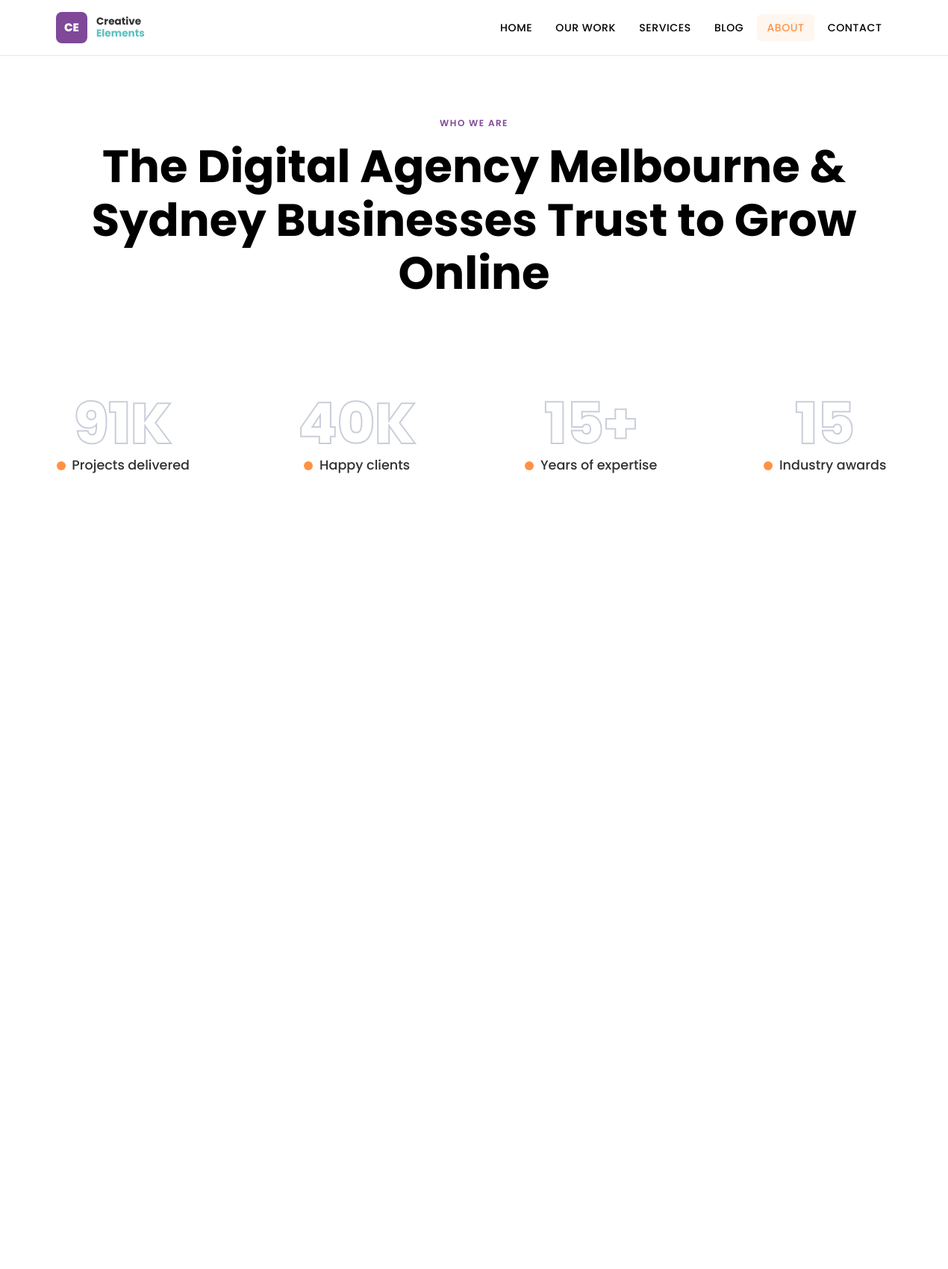
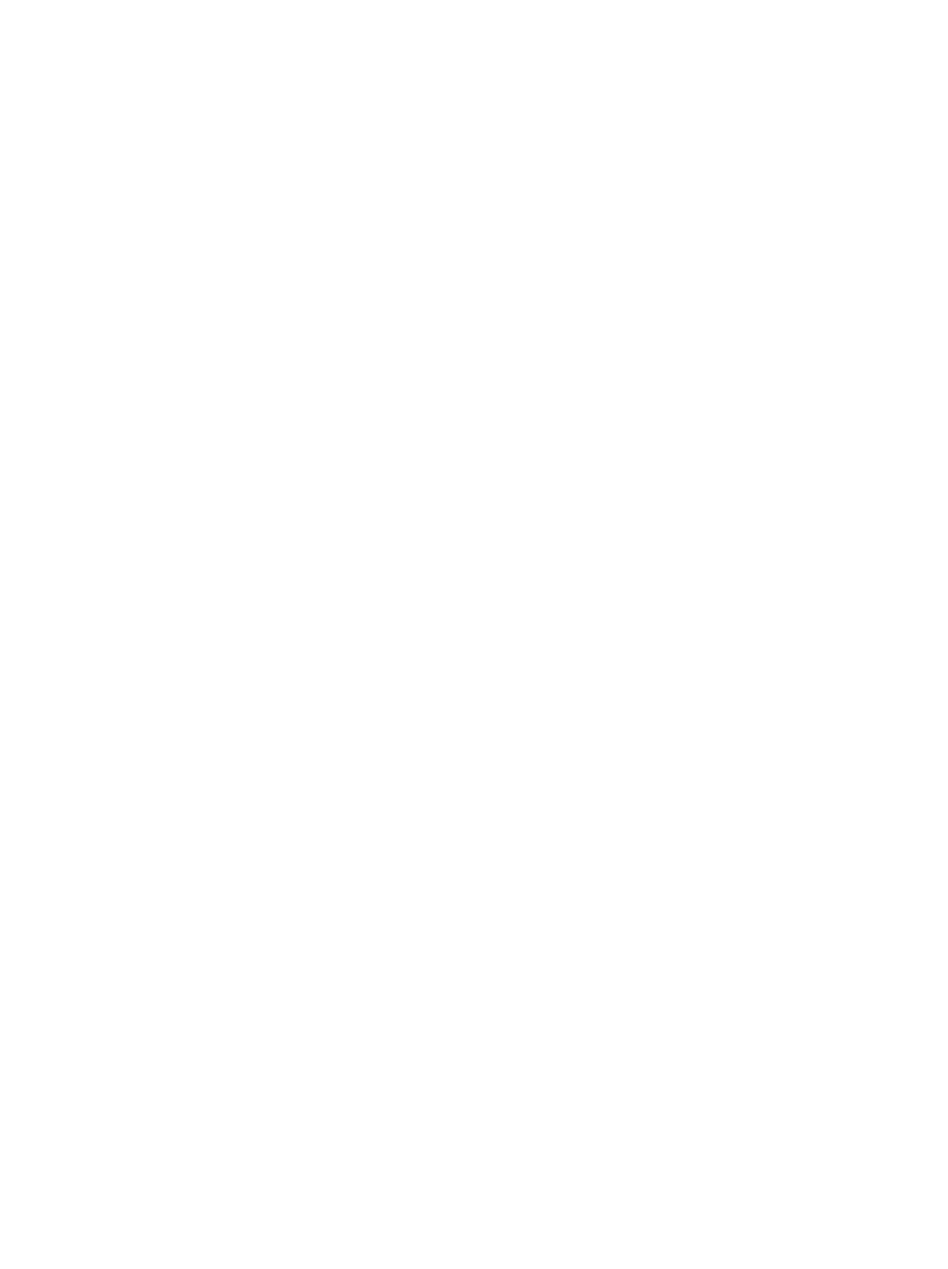
Page /about.php (upper part) on the committed database (2 pictures, top to bottom).
### tables this page shows
CREATE TABLE IF NOT EXISTS `stats` (
  `id` int(11) NOT NULL AUTO_INCREMENT,
  `label` varchar(100) NOT NULL,
  `value` varchar(50) NOT NULL,
  `suffix` varchar(20) DEFAULT '',
  `sort_order` int(11) DEFAULT 0,
  PRIMARY KEY (`id`)
);

### includes/config.php (called while the page is built, shortened)
<?php
function sanitize($input) {
    return htmlspecialchars(strip_tags(trim($input)), ENT_QUOTES, 'UTF-8');
}

### about.php (the view, shortened to what this page needs)
<?php
require_once 'includes/header.php';
$stats       = $db->query("SELECT * FROM stats ORDER BY sort_order")->fetchAll();
?>
<section class="page-hero page-hero-light">
  <div class="container">
    <span class="section-label">Who We Are</span>
    <h1><?= sanitize($settings['about_hero_heading'] ?? 'The Digital Agency Melbourne & Sydney Businesses Trust to Grow Online') ?></h1>
  </div>
</section>
<section class="stats-band">
  <div class="container">
    <div class="stats-grid">
      <?php foreach ($stats as $s): ?>
      <div>
        <div class="stat-num"><?= sanitize($s['value']) ?><?= sanitize($s['suffix']) ?></div>
        <div class="stat-label"><span class="stat-dot"></span><?= sanitize($s['label']) ?></div>
      </div>
      <?php endforeach; ?>
    </div>
  </div>
</section>
<?php require_once 'includes/footer.php'; ?>

### assets/css/style.css (style rules this page uses)
:root { --navy: #0A0F1E; --navy2: #111827; --navy3: #1a2235; --primary: #804899; --orange: #ff9243; --teal: #5bc1c1; --text: #313131; --white: #FFFFFF; --off: #F7F8FC; --gray: #8892A4; --light: #E2E8F0; --radius: 12px; --trans: all .3s cubic-bezier(.4,0,.2,1); }
*, *::before, *::after { box-sizing: border-box; margin: 0; padding: 0; }
html { scroll-behavior: smooth; }
body { font-family: 'Poppins', sans-serif; background: var(--white); color: var(--text); line-height: 1.65; font-size: 16px; animation: pageFadeIn .4s ease forwards; }
.container { max-width: 1300px; margin: 0 auto; padding: 0 24px; }
h1, h2, h3, h4, h5 { font-family: 'Poppins', sans-serif; line-height: 1.18; font-weight: 700; color: var(--primary); }
h1 { font-size: clamp(2.2rem, 5vw, 3.8rem); }
.page-hero h1, .page-hero h2, .page-hero h3, .section-dark h1, .section-dark h2, .section-dark h3, .section-dark h4, .why-card h1, .why-card h2, .why-card h3, .contact-card h1, .contact-card h2, .contact-card h3, .footer h1, .footer h2, .footer h3, .footer h4 { color: var(--white); }
.section-label { font-size: .75rem; font-weight: 600; letter-spacing: .12em; text-transform: uppercase; color: var(--primary); margin-bottom: .75rem; display: block; }
.stats-band { background: var(--white); padding: 4rem 0; }
.stats-grid { display: grid; grid-template-columns: repeat(4, 1fr); gap: 2rem; text-align: center; }
.stat-num { font-family: 'Poppins', sans-serif; font-size: clamp(3.5rem, 6vw, 5.5rem); font-weight: 800; line-height: 1; color: transparent; -webkit-text-stroke: 2px #C9CED9; text-stroke: 2px #C9CED9; }
.stat-label { display: inline-flex; align-items: center; gap: .55rem; margin-top: .2rem; color: var(--text); font-size: 1.1rem; font-weight: 500; }
.stat-dot { width: 12px; height: 12px; border-radius: 50%; background: var(--orange); flex-shrink: 0; }
.page-hero { background: var(--navy); color: var(--white); padding: 5rem 0 4rem; text-align: center; }
.page-hero-light { background: var(--white); }
.page-hero-light h1, .page-hero-light h2, .page-hero-light h3 { color: #000000; }

### rows in the picture
stats: label "Projects delivered"
stats: label "Happy clients"
stats: label "Years of expertise"
stats: label "Industry awards"

### other values in the picture
$settings['about_hero_heading'] "The Digital Agency Melbourne & Sydney Businesses Trust to Grow Online"
